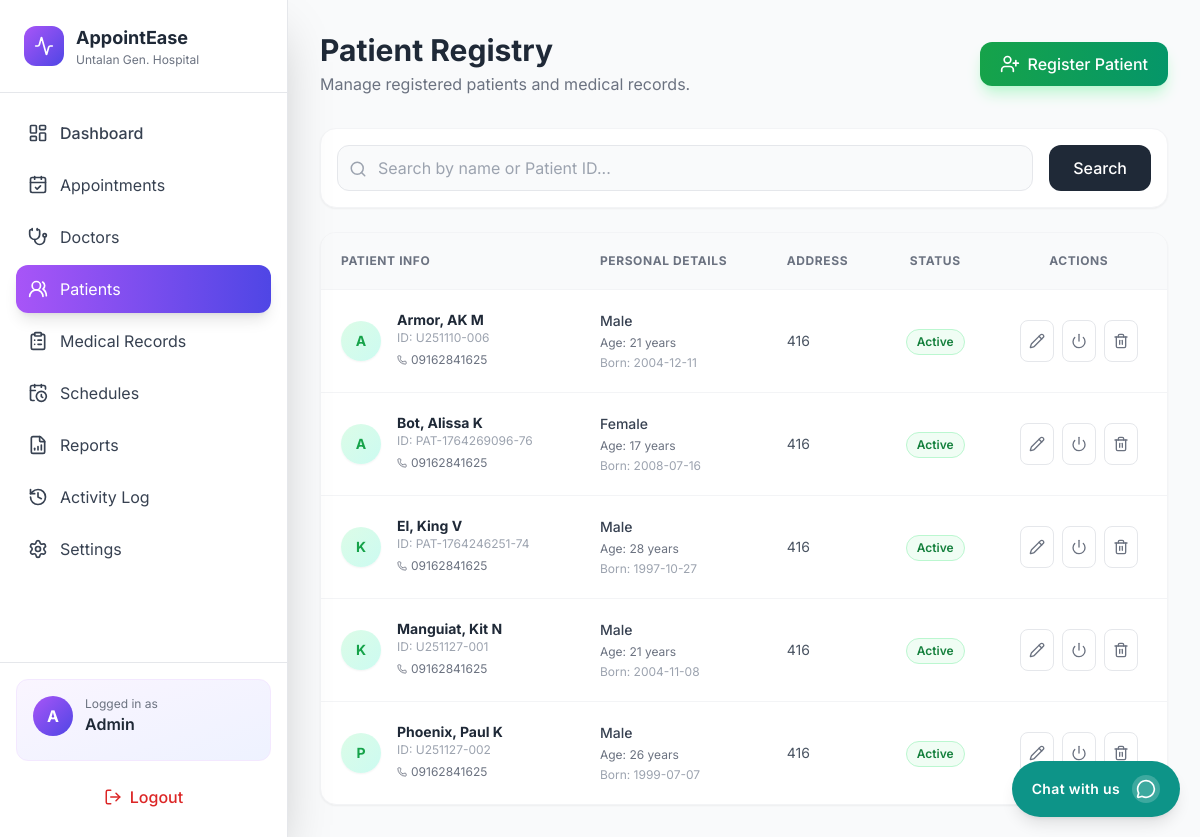
/users_list.php (signed in), run on an earlier commit of the app's database.
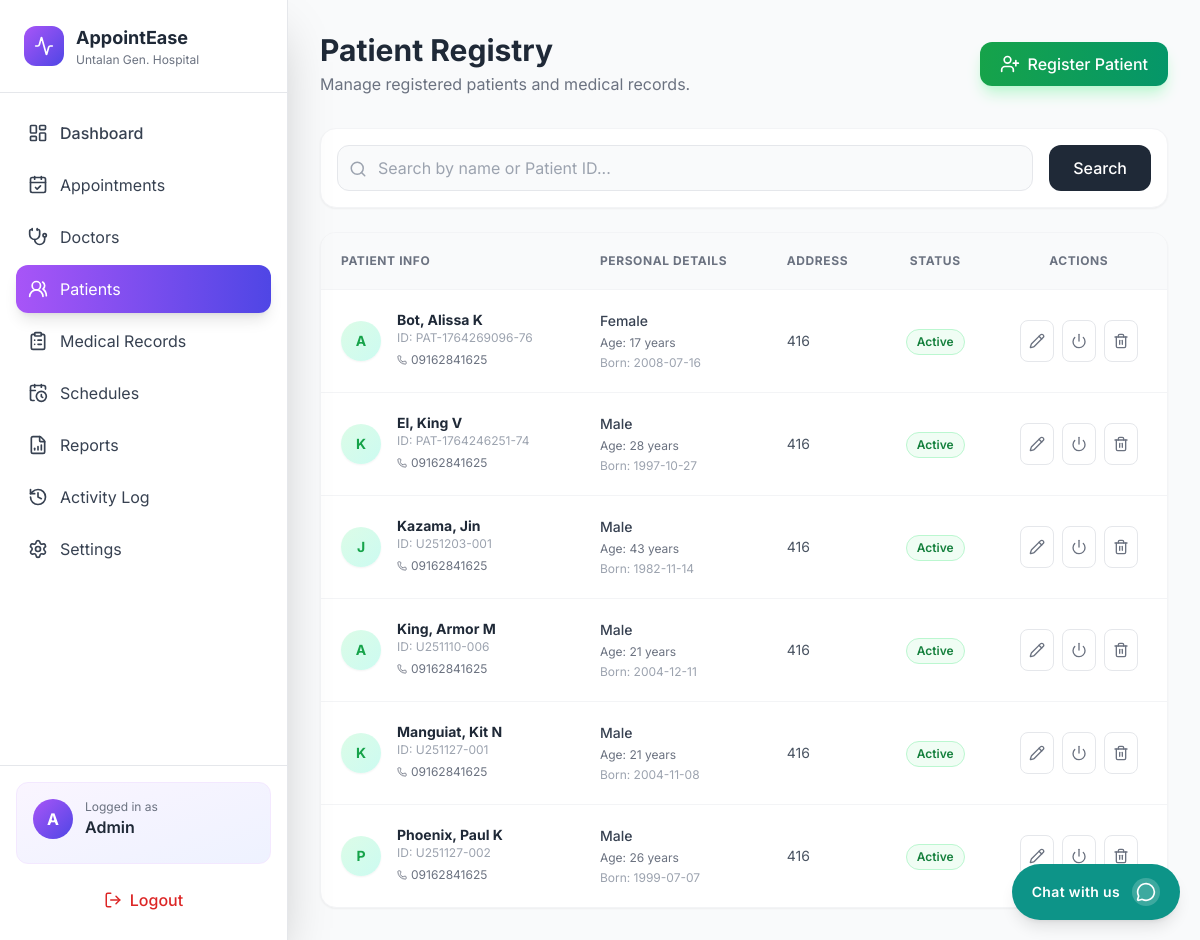
And on a later commit of the database.
### tables this page shows
CREATE TABLE `tbluser` (
  `id` int(11) NOT NULL,
  `user_id` varchar(30) NOT NULL,
  `user_name` varchar(30) NOT NULL,
  `password` varchar(255) NOT NULL,
  `user_type` varchar(10) NOT NULL,
  `status` int(11) NOT NULL
);

CREATE TABLE `tblinfo` (
  `id` int(11) NOT NULL,
  `user_id` varchar(30) NOT NULL,
  `last_name` varchar(40) NOT NULL,
  `first_name` varchar(50) NOT NULL,
  `middle_name` varchar(40) NOT NULL,
  `specialization` varchar(30) NOT NULL,
  `bdate` date NOT NULL,
  `gender` varchar(10) NOT NULL,
  `address` varchar(200) NOT NULL,
  `contact` varchar(20) NOT NULL,
  `image` varchar(255) DEFAULT NULL
);

### controllers/users_list_data.php (called while the page is built, shortened)
<?php
require_once 'db.php';
function getAge($dob) {
    $birthDate = new DateTime($dob);
    $today = new DateTime('today');
    return $birthDate->diff($today)->y;
}
try {
    $sql = "SELECT u.user_id, u.status AS account_status,
                   i.first_name, i.last_name, i.middle_name,
                   i.bdate, i.gender, i.contact, i.address, i.image
            FROM tbluser u
            LEFT JOIN tblinfo i ON i.user_id = u.user_id
            WHERE u.user_type = 'user'";
    $params = [];
    $sql .= " ORDER BY i.last_name, i.first_name";
    $stmt = $pdo->prepare($sql);
    $stmt->execute($params);
    $patients = $stmt->fetchAll(PDO::FETCH_ASSOC);
} catch (Exception $e) { die("Database Error: " . $e->getMessage()); }
?>

### users_list.php (the view, shortened to what the changed rows need)
<?php
include __DIR__ . '/controllers/users_list_data.php';
?>
<!doctype html>
<html lang="en">
<head>
  <script src="https://cdn.tailwindcss.com"></script>
</head>
<body class="bg-gray-50 text-gray-800">
  <div class="flex h-screen overflow-hidden">
    <?php include 'includes/admin_sidebar.php'; ?>
    <main class="flex-1 overflow-auto">
      <div class="p-8">
        <div class="flex flex-col md:flex-row justify-between items-start md:items-center mb-8 gap-4">
            <div>
                <h1 class="text-3xl font-bold text-gray-800">Patient Registry</h1>
            </div>
        </div>
        <div class="bg-white rounded-2xl shadow-sm border border-gray-100 overflow-hidden">
            <div class="overflow-x-auto">
                <table class="w-full text-left border-collapse">
                    <thead class="bg-gray-50 border-b border-gray-100">
                        <tr>
                            <th class="p-5 text-xs font-bold text-gray-500 uppercase tracking-wider">Patient Info</th>
                            <th class="p-5 text-xs font-bold text-gray-500 uppercase tracking-wider">Personal Details</th>
                            <th class="p-5 text-xs font-bold text-gray-500 uppercase tracking-wider">Address</th>
                            <th class="p-5 text-xs font-bold text-gray-500 uppercase tracking-wider text-center">Status</th>
                            <th class="p-5 text-xs font-bold text-gray-500 uppercase tracking-wider text-center">Actions</th>
                        </tr>
                    </thead>
                    <tbody class="divide-y divide-gray-100">
                        <?php if (empty($patients)): ?>
                            <tr><td colspan="5" class="p-8 text-center text-gray-500">No patients found.</td></tr>
                        <?php else: foreach ($patients as $user):
                            $fullName = trim(($user['last_name'] ?? '') . ', ' . ($user['first_name'] ?? '') . ' ' . ($user['middle_name'] ?? ''));
                            $initial = strtoupper(substr($user['first_name'] ?? 'P', 0, 1));
                            $age = getAge($user['bdate']);
                        ?>
                        <tr class="hover:bg-gray-50 transition group">
                            <td class="p-5">
                                <div class="flex items-center gap-4">
                                    <div class="w-10 h-10 rounded-full bg-gradient-to-br from-green-100 to-teal-100 text-green-600 flex items-center justify-center font-bold text-sm shadow-sm"><?= $initial ?></div>
                                    <div>
                                        <p class="font-bold text-gray-800 text-sm"><?= htmlspecialchars($fullName) ?></p>
                                        <p class="text-xs text-gray-400">ID: <?= htmlspecialchars($user['user_id']) ?></p>
                                        <div class="flex items-center gap-1 text-xs text-gray-500 mt-0.5">
                                            <i data-lucide="phone" width="10"></i> <?= htmlspecialchars($user['contact'] ?? '-') ?>
                                        </div>
                                    </div>
                                </div>
                            </td>
                            <td class="p-5">
                                <div class="flex flex-col gap-1">
                                    <span class="text-sm font-medium text-gray-700"><?= htmlspecialchars(ucfirst($user['gender'] ?? '-')) ?></span>
                                    <span class="text-xs text-gray-500">Age: <?= $age ?> years</span>
                                    <span class="text-xs text-gray-400">Born: <?= htmlspecialchars($user['bdate'] ?? 'N/A') ?></span>
                                </div>
                            </td>
                            <td class="p-5 max-w-xs">
                                <p class="text-sm text-gray-600 truncate" title="<?= htmlspecialchars($user['address']) ?>"><?= htmlspecialchars($user['address'] ?? 'No address provided') ?></p>
                            </td>
                            <td class="p-5 text-center">
                                <?php if ($user['account_status'] == 1): ?>
                                    <span class="inline-flex items-center gap-1 px-2.5 py-1 rounded-full text-xs font-semibold bg-green-50 text-green-700 border border-green-200">Active</span>
                                <?php else: ?>
                                    <span class="inline-flex items-center gap-1 px-2.5 py-1 rounded-full text-xs font-semibold bg-red-50 text-red-700 border border-red-200">Inactive</span>
                                <?php endif; ?>
                            </td>
                            <td class="p-5">
                                <div class="flex justify-center gap-2">
                                    <a href="edit_patient.php?id=<?= $user['user_id'] ?>" class="p-2 bg-white border border-gray-200 rounded-lg text-gray-500 hover:text-blue-600 hover:border-blue-200 transition" title="Edit"><i data-lucide="pencil" width="16"></i></a>
                                    <form method="POST" class="inline" onsubmit="return confirm('Change status?');">
                                        <button type="submit" name="toggle_status" class="p-2 bg-white border border-gray-200 rounded-lg text-gray-500 hover:text-orange-600 hover:border-orange-200 transition" title="Toggle Status"><i data-lucide="power" width="16"></i></button>
                                    </form>
                                    <form method="POST" class="inline" onsubmit="return confirm('WARNING: Are you sure you want to delete this patient? This action cannot be undone.');">
                                        <button type="submit" name="delete_user" class="p-2 bg-white border border-gray-200 rounded-lg text-gray-500 hover:text-red-600 hover:border-red-200 transition" title="Delete Account">
                                            <i data-lucide="trash-2" width="16"></i>
                                        </button>
                                    </form>
                                </div>
                            </td>
                        </tr>
                        <?php endforeach; endif; ?>
                    </tbody>
                </table>
            </div>
        </div>
      </div>
    </main>
  </div>
</body>
</html>

What changed in the data, as far as the page shows it:
added tbluser: tblinfo.first_name "J", tblinfo.last_name+first_name+middle_name "Kazama, Jin", user "U251203-001", tblinfo.contact "09162841625", tblinfo.gender "Male", tblinfo.bdate "43", tblinfo.bdate "1982-11-14", tblinfo.address "416", status "Active"
changed through a linked row, tbluser: tblinfo.last_name+first_name+middle_name "Armor, AK M" → "King, Armor M"; moves down the list
